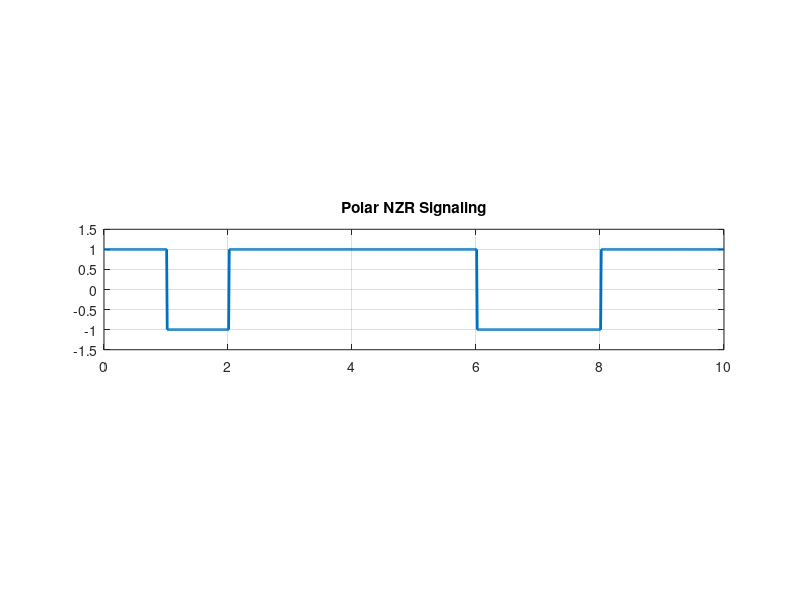

MATLAB code for this plot:
%Polar Non Return to Zero Line Coding
clc;
clear all;
close all;
N=10;
%Number of bits
n=randi([0,1],1,N); %Random bit generation
%Mapping Function
for m=1:N
    if n(m)==1
        nn(m)=1;
    else
        nn(m)=-1;
    end
end
nn
%Signal Shaping
i=1;
t=0:0.01:length(n); %100 Times duration set up for a single binary bit
for j=1:length(t) %Indexing set-up for time duration
    if t(j)<=i %Binary input data index Check-up Condition
        y(j)=nn(i); %Assign value from the mapping function
    else
        y(j)=nn(i);
        i=i+1;
        %Binary input data index increment
    end
end
subplot(3,1,2);
plot(t,y, 'linewidth',2);
axis([0,N,-1.5,1.5]); %Axis set-up
grid on;
title('Polar NZR Signaling');